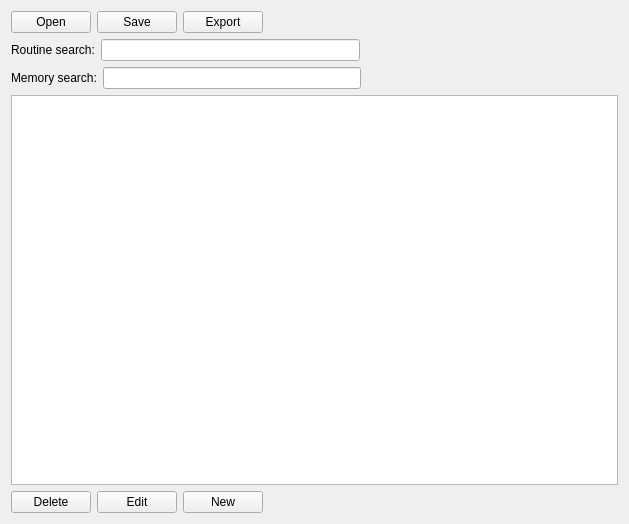
<?xml version="1.0" encoding="UTF-8"?>
<ui version="4.0">
 <class>RoutineMapEditor</class>
 <widget class="QWidget" name="RoutineMapEditor">
  <property name="geometry">
   <rect>
    <x>0</x>
    <y>0</y>
    <width>629</width>
    <height>524</height>
   </rect>
  </property>
  <property name="windowTitle">
   <string>Form</string>
  </property>
  <layout class="QVBoxLayout" name="verticalLayout">
   <item>
    <layout class="QHBoxLayout" name="horizontalLayout_3">
     <item>
      <widget class="QPushButton" name="openPushButton">
       <property name="text">
        <string>Open</string>
       </property>
      </widget>
     </item>
     <item>
      <widget class="QPushButton" name="savePushButton_2">
       <property name="text">
        <string>Save</string>
       </property>
      </widget>
     </item>
     <item>
      <widget class="QPushButton" name="exportPushButton_3">
       <property name="text">
        <string>Export</string>
       </property>
      </widget>
     </item>
     <item>
      <spacer name="horizontalSpacer">
       <property name="orientation">
        <enum>Qt::Horizontal</enum>
       </property>
       <property name="sizeHint" stdset="0">
        <size>
         <width>40</width>
         <height>20</height>
        </size>
       </property>
      </spacer>
     </item>
    </layout>
   </item>
   <item>
    <layout class="QHBoxLayout" name="horizontalLayout">
     <item>
      <widget class="QLabel" name="label">
       <property name="text">
        <string>Routine search:</string>
       </property>
      </widget>
     </item>
     <item>
      <widget class="QLineEdit" name="routineSearchLineEdit"/>
     </item>
     <item>
      <spacer name="horizontalSpacer_2">
       <property name="orientation">
        <enum>Qt::Horizontal</enum>
       </property>
       <property name="sizeHint" stdset="0">
        <size>
         <width>40</width>
         <height>20</height>
        </size>
       </property>
      </spacer>
     </item>
    </layout>
   </item>
   <item>
    <layout class="QHBoxLayout" name="horizontalLayout_2">
     <item>
      <widget class="QLabel" name="label_2">
       <property name="text">
        <string>Memory search:</string>
       </property>
      </widget>
     </item>
     <item>
      <widget class="QLineEdit" name="memorySearchEdit"/>
     </item>
     <item>
      <spacer name="horizontalSpacer_3">
       <property name="orientation">
        <enum>Qt::Horizontal</enum>
       </property>
       <property name="sizeHint" stdset="0">
        <size>
         <width>40</width>
         <height>20</height>
        </size>
       </property>
      </spacer>
     </item>
    </layout>
   </item>
   <item>
    <widget class="QTreeView" name="routineTreeView"/>
   </item>
   <item>
    <layout class="QHBoxLayout" name="horizontalLayout_4">
     <item>
      <widget class="QPushButton" name="pushButton_3">
       <property name="text">
        <string>Delete</string>
       </property>
      </widget>
     </item>
     <item>
      <widget class="QPushButton" name="pushButton_2">
       <property name="text">
        <string>Edit</string>
       </property>
      </widget>
     </item>
     <item>
      <widget class="QPushButton" name="pushButton">
       <property name="text">
        <string>New</string>
       </property>
      </widget>
     </item>
     <item>
      <spacer name="horizontalSpacer_4">
       <property name="orientation">
        <enum>Qt::Horizontal</enum>
       </property>
       <property name="sizeHint" stdset="0">
        <size>
         <width>40</width>
         <height>20</height>
        </size>
       </property>
      </spacer>
     </item>
    </layout>
   </item>
  </layout>
 </widget>
 <resources/>
 <connections/>
</ui>
